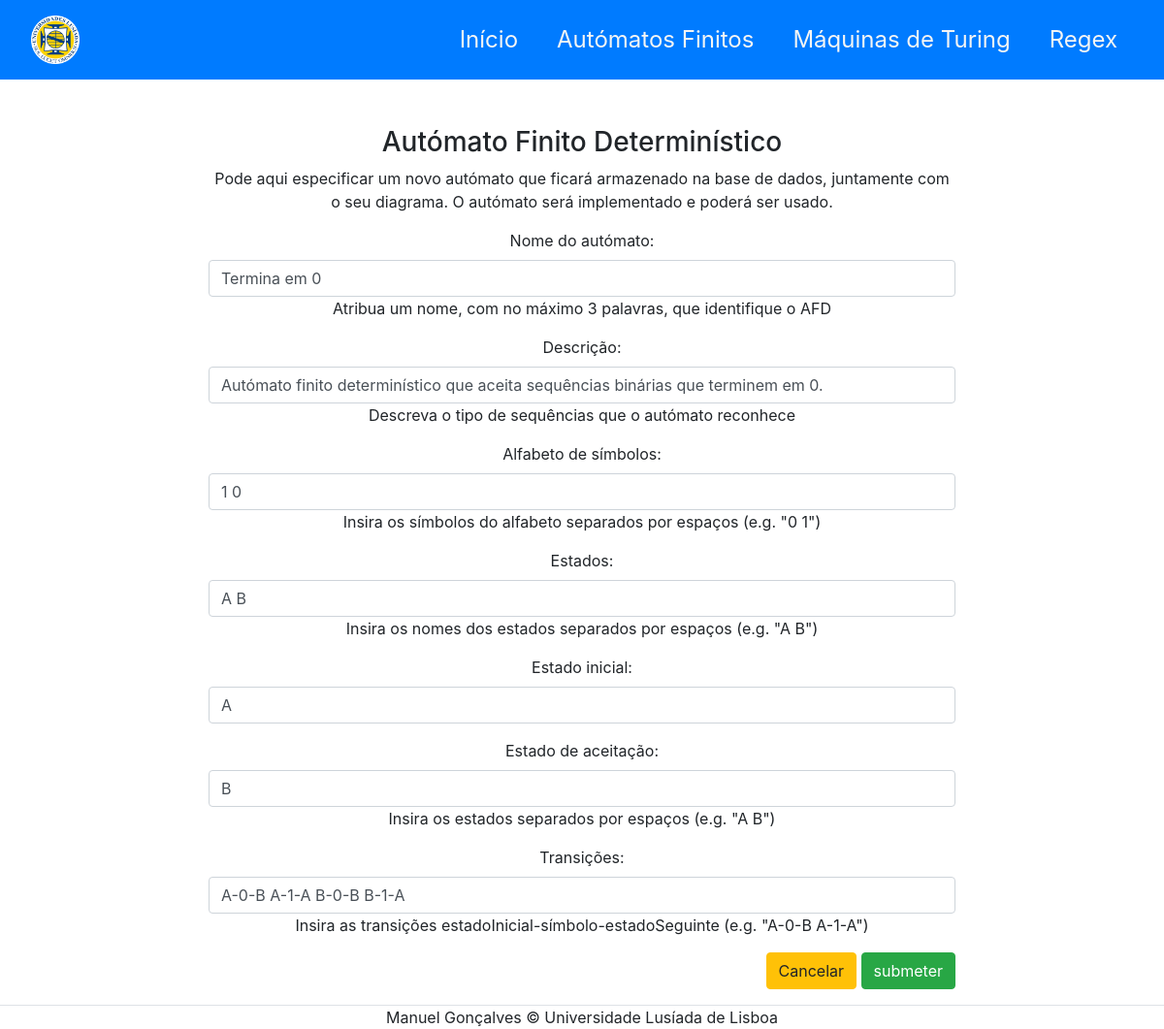
The page /editarAutomato/14/ on the database its author committed.
### website/models.py (models this page shows, shortened)
class Automato(models.Model):
    nome = models.CharField(max_length=100)
    descricao = models.CharField(max_length=100)
    alfabeto = models.CharField(max_length=100)
    estados = models.CharField(max_length=100)
    estadoInicial = models.CharField(max_length=100)
    estadosDeAceitacao = models.CharField(max_length=100)
    dicionarioTransicao = models.CharField(max_length=1000)
    diagrama = models.CharField(max_length=100)

### website/views.py (the view)
# urls.py: path('editarAutomato/<int:automato_id>/', views.editarAutomato, name='editarAutomato'),
def editarAutomato(request, automato_id):
    instance = Automato.objects.get(id=automato_id)
    form = AutomatoForm(request.POST or None, instance=instance)
    if form.is_valid():
        a = form.save()
        a.desenhaDiagrama()
        a.save()
        return HttpResponseRedirect(reverse('website:automatosFinitos'))
    context = {'form': form, 'automato_id':automato_id}
    return render(request, 'website/automato/editarAutomato.html', context)

### website/templates/website/automato/editarAutomato.html (shortened to what this page needs)
{% extends 'website/layout.html' %}
{% block main %}
<main class="col-12 col-md-8 mx-auto">
    <h3>Autómato Finito Determinístico</h3>
    <p>Pode aqui especificar um novo autómato que ficará armazenado na base de dados, juntamente com o seu diagrama.
        O autómato será implementado e poderá ser usado.</p>
    <form class="form-group" action="{% url 'website:editarAutomato' automato_id %}" method="POST">
        {{ form.as_p }}
        <div class="text-right">
            <a href="{% url 'website:automatosFinitos' %}" role="button" class="btn btn-warning">Cancelar</a>
            <input type="submit" class="btn btn-success" value="submeter">
        </div>
    </form>
</main>
{% endblock %}

### website/templates/website/layout.html (style rules this page uses)
html,body { margin: 0; padding: 0; overflow: hidden auto; }

### rows shown on the page
Automato: nome "Termina em 0", descricao "Autómato finito determinístico que aceita sequências binárias que terminem em 0.", alfabeto "1 0", estados "A B", estadoInicial "A", estadosDeAceitacao "B", dicionarioTransicao "A-0-B A-1-A B-0-B B-1-A"
